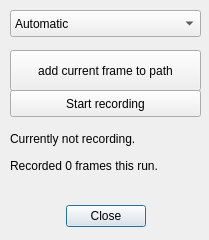
<?xml version="1.0" encoding="UTF-8"?>
<ui version="4.0">
 <class>RecordPathDialog</class>
 <widget class="QDialog" name="RecordPathDialog">
  <property name="enabled">
   <bool>true</bool>
  </property>
  <property name="geometry">
   <rect>
    <x>0</x>
    <y>0</y>
    <width>209</width>
    <height>240</height>
   </rect>
  </property>
  <property name="windowTitle">
   <string>Record Path</string>
  </property>
  <widget class="QDialogButtonBox" name="buttonBox">
   <property name="geometry">
    <rect>
     <x>10</x>
     <y>200</y>
     <width>191</width>
     <height>32</height>
    </rect>
   </property>
   <property name="orientation">
    <enum>Qt::Horizontal</enum>
   </property>
   <property name="standardButtons">
    <set>QDialogButtonBox::Close</set>
   </property>
   <property name="centerButtons">
    <bool>true</bool>
   </property>
  </widget>
  <widget class="QComboBox" name="recordMode_box">
   <property name="geometry">
    <rect>
     <x>10</x>
     <y>10</y>
     <width>191</width>
     <height>27</height>
    </rect>
   </property>
   <item>
    <property name="text">
     <string>Automatic</string>
    </property>
   </item>
   <item>
    <property name="text">
     <string>Manual</string>
    </property>
   </item>
  </widget>
  <widget class="QLabel" name="automatic_timer_label">
   <property name="geometry">
    <rect>
     <x>10</x>
     <y>50</y>
     <width>121</width>
     <height>31</height>
    </rect>
   </property>
   <property name="text">
    <string>Interval to record frames (in ms)</string>
   </property>
   <property name="wordWrap">
    <bool>true</bool>
   </property>
  </widget>
  <widget class="QSpinBox" name="automatic_timer_box">
   <property name="geometry">
    <rect>
     <x>129</x>
     <y>50</y>
     <width>71</width>
     <height>27</height>
    </rect>
   </property>
   <property name="minimum">
    <number>1</number>
   </property>
   <property name="maximum">
    <number>60000</number>
   </property>
   <property name="value">
    <number>1000</number>
   </property>
  </widget>
  <widget class="QPushButton" name="automatic_recording_button">
   <property name="geometry">
    <rect>
     <x>10</x>
     <y>90</y>
     <width>191</width>
     <height>27</height>
    </rect>
   </property>
   <property name="text">
    <string>Start recording</string>
   </property>
  </widget>
  <widget class="QLabel" name="recording_status_label">
   <property name="geometry">
    <rect>
     <x>10</x>
     <y>130</y>
     <width>191</width>
     <height>17</height>
    </rect>
   </property>
   <property name="text">
    <string>Currently not recording.</string>
   </property>
  </widget>
  <widget class="QLabel" name="recording_frames_label">
   <property name="enabled">
    <bool>true</bool>
   </property>
   <property name="geometry">
    <rect>
     <x>10</x>
     <y>150</y>
     <width>191</width>
     <height>31</height>
    </rect>
   </property>
   <property name="text">
    <string>Recorded 0 frames this run.</string>
   </property>
   <property name="wordWrap">
    <bool>true</bool>
   </property>
  </widget>
  <widget class="QPushButton" name="manual_addFrame_button">
   <property name="geometry">
    <rect>
     <x>10</x>
     <y>50</y>
     <width>191</width>
     <height>41</height>
    </rect>
   </property>
   <property name="text">
    <string>add current frame to path</string>
   </property>
  </widget>
 </widget>
 <resources/>
 <connections>
  <connection>
   <sender>buttonBox</sender>
   <signal>accepted()</signal>
   <receiver>RecordPathDialog</receiver>
   <slot>accept()</slot>
   <hints>
    <hint type="sourcelabel">
     <x>248</x>
     <y>254</y>
    </hint>
    <hint type="destinationlabel">
     <x>157</x>
     <y>274</y>
    </hint>
   </hints>
  </connection>
  <connection>
   <sender>buttonBox</sender>
   <signal>rejected()</signal>
   <receiver>RecordPathDialog</receiver>
   <slot>reject()</slot>
   <hints>
    <hint type="sourcelabel">
     <x>316</x>
     <y>260</y>
    </hint>
    <hint type="destinationlabel">
     <x>286</x>
     <y>274</y>
    </hint>
   </hints>
  </connection>
 </connections>
</ui>
